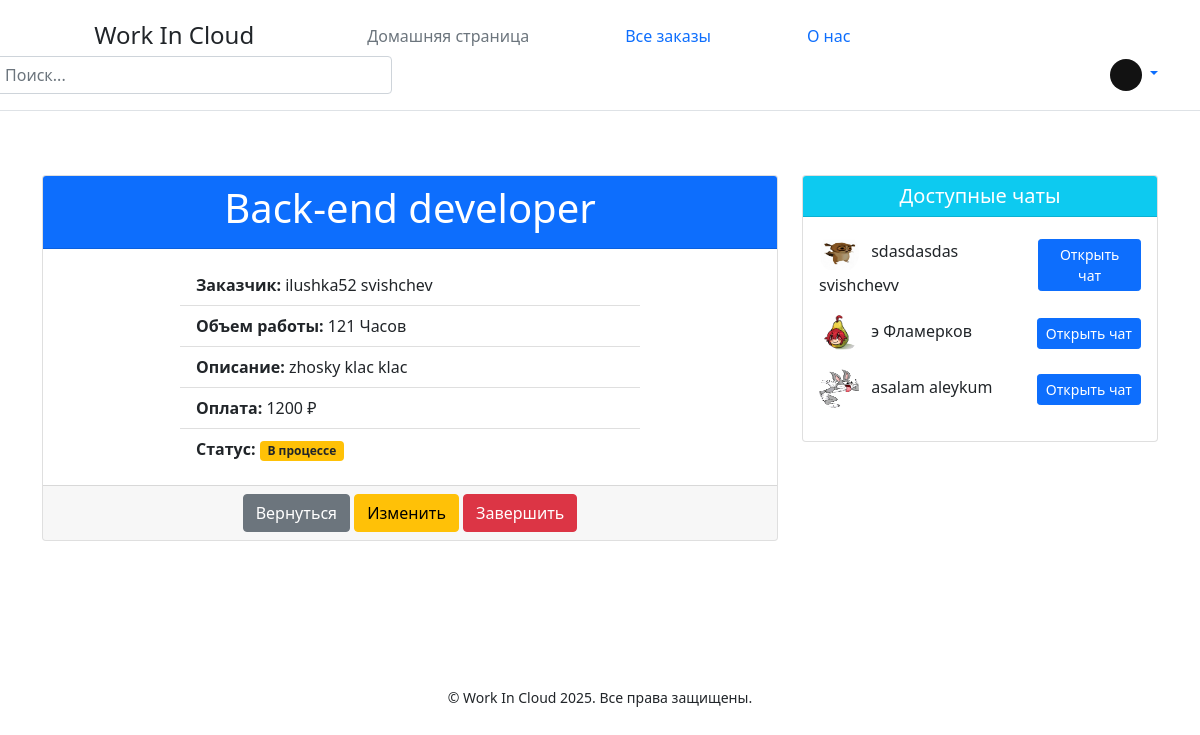
Page /work/1 (signed in) on the committed database.
### data/user.py (models this page shows, shortened)
class User(SqlAlchemyBase, UserMixin):
    __tablename__ = 'users'
    id = sqlalchemy.Column(sqlalchemy.Integer,
                           primary_key=True, autoincrement=True)
    name = sqlalchemy.Column(sqlalchemy.String, nullable=True)
    surname = sqlalchemy.Column(sqlalchemy.String, nullable=True)
    profession = sqlalchemy.Column(sqlalchemy.String, nullable=True)
    portfolio_link = sqlalchemy.Column(sqlalchemy.String, nullable=True)
    about = sqlalchemy.Column(sqlalchemy.String, nullable=True)
    email = sqlalchemy.Column(sqlalchemy.String,
                              index=True, unique=True, nullable=True)
    hashed_password = sqlalchemy.Column(sqlalchemy.String, nullable=True)
    created_date = sqlalchemy.Column(sqlalchemy.DateTime,
                                     default=datetime.datetime.now)
    role = sqlalchemy.Column(sqlalchemy.String, nullable=True)
    avatar_path = sqlalchemy.Column(sqlalchemy.String, nullable=True)

### data/vacancy.py (models this page shows)
class Vacancy(SqlAlchemyBase):
    __tablename__ = 'vacancy'
    id = sqlalchemy.Column(sqlalchemy.Integer,
                           primary_key=True, autoincrement=True)
    creator_id = sqlalchemy.Column(sqlalchemy.String,
                                    sqlalchemy.ForeignKey("users.id"))
    customer = orm.relationship('User')
    job_name = sqlalchemy.Column(sqlalchemy.String, nullable=True)
    work_size = sqlalchemy.Column(sqlalchemy.Integer, nullable=True)
    description = sqlalchemy.Column(sqlalchemy.String, nullable=True)
    salary = sqlalchemy.Column(sqlalchemy.Integer, nullable=True)
    is_finished = sqlalchemy.Column(sqlalchemy.Boolean)
    responders = sqlalchemy.Column(sqlalchemy.String, nullable=True, default="")

### main.py (the view)
@app.route('/work/<int:job_id>')
@login_required
def work_detail(job_id):
    db_sess = db_session.create_session()
    job = db_sess.query(Vacancy).options(joinedload(Vacancy.customer)).filter(Vacancy.id == job_id).first()
    if not job:
        abort(404)
    responders_ids = job.responders.split() if job.responders else []
    responders_users = []
    if responders_ids:
        responders_users = db_sess.query(User).filter(
            User.id.in_([int(id) for id in responders_ids])
        ).all()
    return render_template('work_detail.html', job=job, responders_users=responders_users)

### data/db_session.py (called while the page is built)
def create_session() -> Session:
    global __factory
    return __factory()

### main.py (called while the page is built)
@login_manager.user_loader
def load_user(user_id):
    db_sess = db_session.create_session()
    return db_sess.query(User).get(user_id)

### templates/work_detail.html (shortened to what this page needs)
{% extends "base.html" %}
{% block content %}
{% if current_user.is_authenticated %}
<div class="container">
    <div class="row">
        <div class="col-md-8">
            <div class="card my-5">
                <div class="card-header text-center bg-primary text-white">
                    <h1 class="card-title">{{ job.job_name }}</h1>
                </div>
                <div class="card-body">
                    <div class="row">
                        <div class="col-md-8 offset-md-2">
                            <ul class="list-group list-group-flush">
                                <li class="list-group-item">
                                    <strong>Заказчик:</strong> {{ job.customer.name }} {{ job.customer.surname }}
                                </li>
                                <li class="list-group-item">
                                    <strong>Объем работы:</strong> {{ job.work_size }} Часов
                                </li>
                                <li class="list-group-item">
                                    <strong>Описание:</strong> {{ job.description }}
                                </li>
                                <li class="list-group-item">
                                    <strong>Оплата:</strong> {{ job.salary }} ₽
                                </li>
                                <li class="list-group-item">
                                    <strong>Статус:</strong>
                                    {% if job.is_finished %}
                                    <span class="badge bg-success">Завершена</span>
                                    {% else %}
                                    <span class="badge bg-warning text-dark">В процессе</span>
                                    {% endif %}
                                </li>
                            </ul>
                        </div>
                    </div>
                </div>
                <div class="card-footer text-center">
                    {% if current_user.is_authenticated and current_user.id == job.customer.id and current_user.role == "customer" %}
                    <a href="/jobs" class="btn btn-secondary">Вернуться</a>
                    <a href="/jobs_edit/{{ job.id }}" class="btn btn-warning">Изменить</a>
                    <a href="/jobs_delete/{{ job.id }}" class="btn btn-danger">Завершить</a>
                    {% else %}
                    <a href="/jobs" class="btn btn-secondary">Вернуться</a>
                    {% endif %}
                </div>
            </div>
        </div>
        {% if current_user.is_authenticated and current_user.id == job.customer.id and current_user.role == "customer" %}
        <div class="col-md-4">
            <div class="card my-5">
                <div class="card-header bg-info text-white text-center">
                    <h5 class="card-title mb-0">Доступные чаты</h5>
                </div>
                <div class="card-body">
                    {% if responders_users %}
                        {% for responder in responders_users %}
                            <div class="d-flex justify-content-between align-items-center mb-3">
                                <div>
                                    <img src="{{ url_for('static', filename='/'.join(responder.avatar_path.split('/')[1:])) }}" alt="Avatar" class="rounded-circle me-2" width="40" height="40">
                                    <span>{{ responder.name }} {{ responder.surname }}</span>
                                </div>
                                <a href="/chat/{{ job.customer.id }}-{{ responder.id }}-{{ job.id }}"
                                   class="btn btn-sm btn-primary">Открыть чат</a>
                            </div>
                        {% endfor %}
                    {% else %}
                        <p class="text-muted text-center">Нет откликнувшихся исполнителей</p>
                    {% endif %}
                </div>
            </div>
        </div>
        {% endif %}
    </div>
</div>
{% endif %}
{% endblock %}

### templates/base.html (shortened to what this page needs)
<!DOCTYPE html>
<html lang="ru">
<head>
    <link rel="stylesheet" href="{{ url_for('static', filename='css/style.css') }}">
    <link href="https://cdn.jsdelivr.net/npm/bootstrap@5.0.2/dist/css/bootstrap.min.css" rel="stylesheet">
</head>
<body>
<header class="p-3 mb-3 border-bottom">
    <div class="container">
        <div class="d-flex flex-wrap align-items-center justify-content-between">
            <a style="margin-right: 65px">
                <svg class="bi me-2" width="40" height="32" role="img" aria-label="Bootstrap"><use xlink:href="#bootstrap"></use></svg>
                <span class="fs-4">Work In Cloud</span>
            </a>
            <ul class="nav col-12 col-lg-auto me-lg-auto mb-2 justify-content-center mb-md-0">
                <li><a href="/main" class="nav-link px-5 link-secondary">Домашняя страница</a></li>
                <li><a href="/jobs" class="nav-link px-5 link-body-emphasis">Все заказы</a></li>
                <li><a href="/about" class="nav-link px-5 link-body-emphasis">О нас</a></li>
            </ul>
            <form style="width: 400px; margin-left: -50px;" class="col-12 col-lg-auto mb-3 mb-lg-0 me-lg-3" role="search" method="post" action="/search">
                <input type="search" class="form-control" placeholder="Поиск..." aria-label="Search" name="query">
            </form>
            {% if current_user.is_authenticated %}
                <div class="dropdown text-end">
                    <a href="#" class="d-block link-body-emphasis text-decoration-none dropdown-toggle" data-bs-toggle="dropdown" aria-expanded="false">
                        <img src="{{ url_for('static', filename='/'.join(current_user.avatar_path.split('/')[1:])) }}" alt="avatar" width="32" height="32" class="rounded-circle">
                    </a>
                </div>
            {% else %}
                <div class="text-end">
                    <a href="/select_role" class="btn btn-outline-primary me-2">Зарегистрироваться</a>
                    <a href="/login" class="btn btn-primary">Войти</a>
                </div>
            {% endif %}
        </div>
    </div>
</header>
    {% block content %}
    {% endblock %}
<footer class="mt-5 pt-5 pb-3  text-center">
        <small>© Work In Cloud 2025. Все права защищены.</small>
    </footer>
</body>
</html>

### static/css/style.css (style rules this page uses)
body { background-color: #f4f4f4; color: #333; font-family: Arial, sans-serif; }

### rows in the picture
User: avatar_path (picture), customer.name "ilushka52", customer.surname "svishchev"
Vacancy: job_name "Back-end developer", work_size "121", description "zhosky klac klac", salary "1200"
User: avatar_path (picture), name "sdasdasdas", surname "svishchevv"
User: avatar_path (picture), name "э", surname "Фламерков"
User: avatar_path (picture), name "asalam", surname "aleykum"
